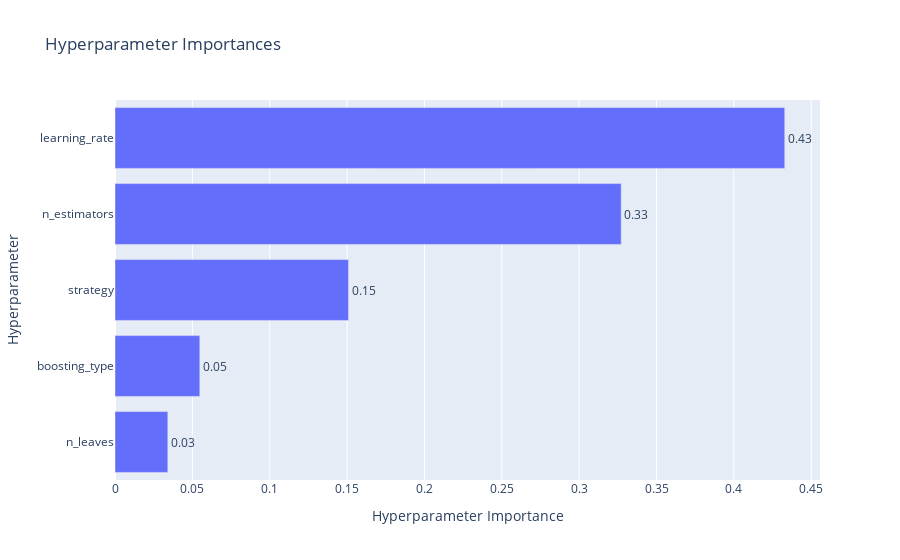

Notebook source saved alongside this figure:
### Code cell
# Gráfico de importancia de hiperparámetros
plot_param_importances(studyLGMB, target_name="Macro Average F1-Score")

### Figure 1 — Plotly figure (JSON) as saved in the notebook; plotly's stock layout.template omitted (floating-point values rounded to 4 significant figures)
{"data": [{"cliponaxis": false, "hovertemplate": ["n_leaves (IntDistribution): 0.034149229762353496<extra></extra>", "boosting_type (CategoricalDistribution): 0.054823402391809446<extra></extra>", "strategy (CategoricalDistribution): 0.15093993834282596<extra></extra>", "n_estimators (IntDistribution): 0.32719163161671294<extra></extra>", "learning_rate (FloatDistribution): 0.432895797886298<extra></extra>"], "name": "Macro Average F1-Score", "orientation": "h", "text": ["0.03", "0.05", "0.15", "0.33", "0.43"], "textposition": "outside", "type": "bar", "x": [0.03415, 0.05482, 0.1509, 0.3272, 0.4329], "y": ["n_leaves", "boosting_type", "strategy", "n_estimators", "learning_rate"]}], "layout": {"title": {"text": "Hyperparameter Importances"}, "xaxis": {"title": {"text": "Hyperparameter Importance"}}, "yaxis": {"title": {"text": "Hyperparameter"}}}}
